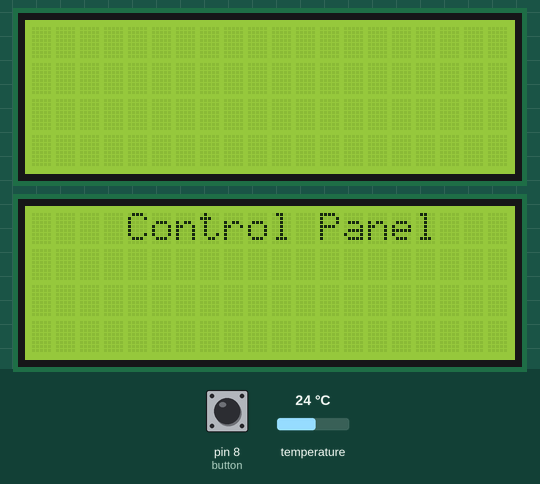
Recording of a sketch running on a simulated Arduino Mega 2560, built for the host (arithmetic inside an expression is 32-bit, double 64-bit). Parts: 2 × 20×4 character LCD. The inputs (shaded band) are chosen by the test bench; at power-on: pin 8 (button) HIGH, temperature 24 °C. WiFi joins after 1.5 s; servers stay silent unless stated; what the sketch prints to the serial monitor is not drawn.

Above: at 0.3 s.
At 1.4 s:
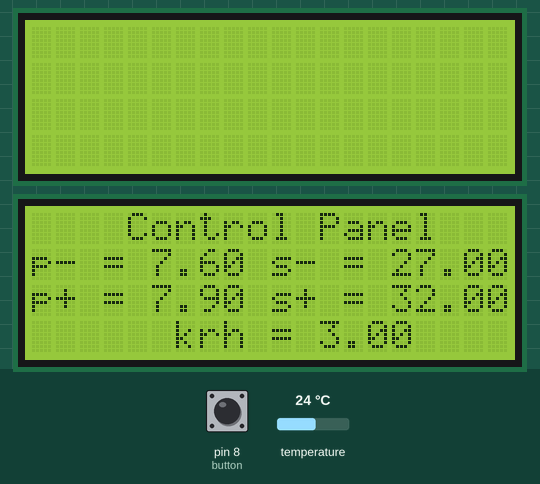
1.5 s: pin 8 (button) pulled LOW for 1 s
Timing chart, 0 to 4.5 s (numbered marks = the images above; inputs shaded):
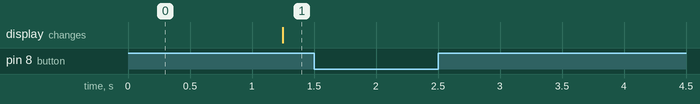

The sketch:

paket_kompilit_modif1.ino
```cpp
#include <SPI.h>
#include <OneWire.h>
#include <DallasTemperature.h>
#include <LiquidCrystal_I2C.h>
#include <Keypad.h>
#include <Ethernet.h>
LiquidCrystal_I2C lcd(0x27,20,4);
LiquidCrystal_I2C lcd1(0x23,20,4);

byte mac[] = {0xDE, 0xAD, 0xBE, 0xEF, 0xFE, 0xED };
IPAddress ip(192,168,1,2);
char server[] = "192.168.1.1";
EthernetClient client;


//untuk keypad
const byte numRows= 4; //baris pada keypad
const byte numCols= 4; //Kolom pada keypad
char keymap[numRows][numCols]=
{
{'1', '2', '3', 'z'},
{'4', '5', '6', 'x'},
{'7', '8', '9', 'C'},
{'A', 'B', '#', 'D'}
};
byte rowPins[numRows]= {39,41,43,45};
byte colPins[numCols]= {47,49,51,53};
Keypad myKeypad= Keypad(makeKeymap(keymap), rowPins, colPins, numRows, numCols);
boolean presentValue = false;

//define relay
#define RELAY_ON 0 //relay off
#define RELAY_OFF 1 //relay off
#define RELAY_1  2   // pin yang digunakan yaitu pin 2
#define RELAY_2  3   // pin yang digunakan yaitu pin 3
#define RELAY_3  4   // pin yang digunakan yaitu pin 4
#define RELAY_4  5   // pin yang digunakan yaitu pin 5

//define ph
const int analogInPin = A1;
int sensorValue = 0;
unsigned long int avgValue;
float b;
int buf[10],temp;


//untuk buzzer
int buzzer=13;


//untuk suhu
int temp_sensor = 6;
float temperature = 0;    //Variable to store the temperature in
float lowerLimit = 27.0;      //define the lower threshold for the temperature
float upperLimit = 32.0;      //define the upper threshold for the temperature

//untuk ph
float minph = 7.6;
float maxph = 7.9;
float pHValue=0;

//untuk kekeruhan
float voltage1 = 0;
float keruh = 3.0;

OneWire ourWire(temp_sensor);
DallasTemperature sensors(&ourWire);
long previousMillis = 0;
long interval = 1000;

int button = 8;
void setup()
{
sensors.begin();
  pinMode(button, INPUT);
  digitalWrite(button, HIGH);
//untuk lcd
lcd.init();                      // initialize the lcd
lcd1.init();
lcd.backlight();
lcd1.backlight();
lcd1.setCursor(3,0);
lcd1.print("WELCOME");
lcd.setCursor(0,0);
lcd.print("PROTOTIPE MONITORING");
lcd.setCursor(0,1);
lcd.print("KUALITAS AIR TAMBAK");
lcd.setCursor(3,2);
lcd.print("IKAN KERAPU");
lcd.setCursor(1,3);
lcd.print("BERBASIS ARDUINO");
//delay(5000);
lcd.clear();
lcd1.clear();

Serial.begin(9600);

//delay(1000);


//delay(1000);

lcd1.setCursor(4,0);
lcd1.print("Control Panel");
Ethernet.begin(mac, ip);

    //minph

}

void gantidata(){
  char key = myKeypad.getKey();
  if (key != NO_KEY && (key=='1')){
    lowerLimit = lowerLimit - 0.1;

    //}
  }else if (key != NO_KEY && (key=='2')){
    lowerLimit = lowerLimit + 0.1;

  }
  else if (key != NO_KEY && (key=='4')){
    upperLimit = upperLimit - 0.1;

   }
  else if (key != NO_KEY && (key=='5')){
    upperLimit = upperLimit + 0.1;

   }
  else if (key != NO_KEY && (key=='7')){
    minph = minph - 0.1;

   }
   else if (key != NO_KEY && (key=='8')){
    minph = minph + 0.1;

  }
   else if (key != NO_KEY && (key=='*')){
    maxph = maxph - 0.1;

  }
   else if (key != NO_KEY && (key=='0')){
    maxph = maxph + 0.1;

  }
  else if (key != NO_KEY && (key=='A')){
    keruh = keruh - 0.1;

  }
   else if (key != NO_KEY && (key=='B')){
    keruh = keruh + 0.1;

  }
}

void kirimdata(){
  sensors.requestTemperatures();
  temperature = sensors.getTempCByIndex(0);
  if (client.connect(server, 80)) {
    client.print("GET /data/write_data_suhu.php?"); // This
    client.print("value="); // This
    client.print(temperature); // And this is what we did in the testing section above. We are making a GET request just like we would from our browser but now with live data from the sensor
    client.println(" HTTP/1.1"); // Part of the GET request
    client.println("Host: 192.168.10.1"); // IMPORTANT: If you are using XAMPP you will have to find out the IP address of your computer and put it here (it is explained in previous article). If you have a web page, enter its address (ie.Host: "www.yourwebpage.com")
    client.println("Connection: close"); // Part of the GET request telling the server that we are over transmitting the message
    client.println(); // Empty line
    client.println(); // Empty line
    client.stop();    // Closing connection to server
  }
}

void loop()
{
   if (digitalRead(button)==LOW){
    Serial.println("ganti data");
    gantidata();
  }else if (digitalRead(button)==HIGH){
    Serial.println("kirim data");
    kirimdata();
    }


    lcd1.setCursor (0,1);
    lcd1.print("p- = ");
    lcd1.setCursor (5,1);
    lcd1.print(minph);
    //maxph
    lcd1.setCursor (0,2);
    lcd1.print("p+ = ");
    lcd1.setCursor (5,2);
    lcd1.print(maxph);
    //mihsuhu
    lcd1.setCursor (10,1);
    lcd1.print("s- = ");
    lcd1.setCursor (15,1);
    lcd1.print(lowerLimit);
    //maxsuhu
    lcd1.setCursor (10,2);
    lcd1.print("s+ = ");
    lcd1.setCursor (15,2);
    lcd1.print(upperLimit);
    //keruh
    lcd1.setCursor (6,3);
    lcd1.print("krh = ");
    lcd1.setCursor (12,3);
    lcd1.print(keruh);
    //delay(500);
}
```

Measured:
- after the input at 1.5 s, every drawn part: stays the same
